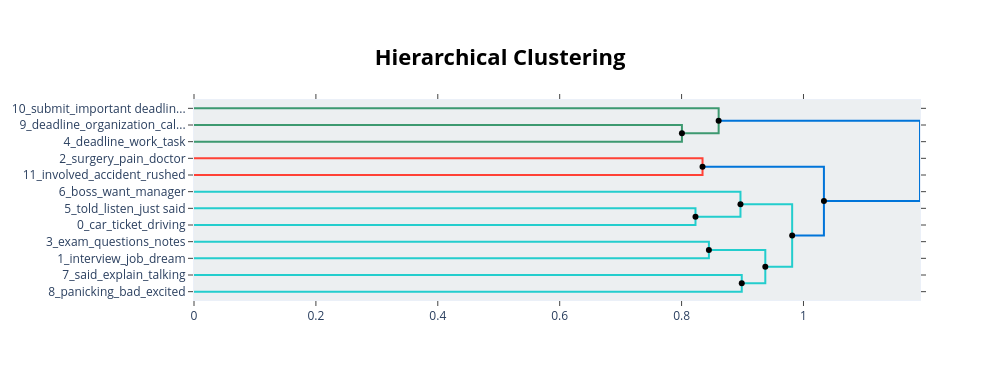

Source (notebook cell):
### Code cell
hierarchical_topics = topic_model.hierarchical_topics(docs)

topic_model.visualize_hierarchy(hierarchical_topics=hierarchical_topics)

### Figure 1 — Plotly figure (JSON) as saved in the notebook; plotly's stock layout.template omitted (floating-point values rounded to 4 significant figures)
{"data": [{"hoverinfo": "text", "marker": {"color": "rgb(61,153,112)"}, "mode": "lines", "text": ["deadline_organization_calendar_actual deadline_actual", "", "", "deadline_work_task_report_instructions"], "type": "scatter", "x": [0.0, 0.8006, 0.8006, 0.0], "xaxis": "x", "y": [-15.0, -15.0, -25.0, -25.0], "yaxis": "y"}, {"hoverinfo": "text", "marker": {"color": "rgb(61,153,112)"}, "mode": "lines", "text": ["submit_important deadline_miss_important_deadline", "", "", "deadline_work_task_organization_deadline work"], "type": "scatter", "x": [0.0, 0.8608, 0.8608, 0.8006], "xaxis": "x", "y": [-5.0, -5.0, -20.0, -20.0], "yaxis": "y"}, {"hoverinfo": "text", "marker": {"color": "rgb(255,65,54)"}, "mode": "lines", "text": ["surgery_pain_doctor_hospital_hours", "", "", "involved_accident_rushed_went surgery_immediately went"], "type": "scatter", "x": [0.0, 0.8344, 0.8344, 0.0], "xaxis": "x", "y": [-35.0, -35.0, -45.0, -45.0], "yaxis": "y"}, {"hoverinfo": "text", "marker": {"color": "rgb(35,205,205)"}, "mode": "lines", "text": ["told_listen_just said_uncle_mother", "", "", "car_ticket_driving_bus_train"], "type": "scatter", "x": [0.0, 0.8228, 0.8228, 0.0], "xaxis": "x", "y": [-65.0, -65.0, -75.0, -75.0], "yaxis": "y"}, {"hoverinfo": "text", "marker": {"color": "rgb(35,205,205)"}, "mode": "lines", "text": ["boss_want_manager_told_team", "", "", "car_ticket_driving_bus_train"], "type": "scatter", "x": [0.0, 0.8966, 0.8966, 0.8228], "xaxis": "x", "y": [-55.0, -55.0, -70.0, -70.0], "yaxis": "y"}, {"hoverinfo": "text", "marker": {"color": "rgb(35,205,205)"}, "mode": "lines", "text": ["exam_questions_notes_second_studying", "", "", "interview_job_dream_dream job_job interview"], "type": "scatter", "x": [0.0, 0.8448, 0.8448, 0.0], "xaxis": "x", "y": [-85.0, -85.0, -95.0, -95.0], "yaxis": "y"}, {"hoverinfo": "text", "marker": {"color": "rgb(35,205,205)"}, "mode": "lines", "text": ["said_explain_talking_trying_didn", "", "", "panicking_bad_excited_remember_chose lot thought"], "type": "scatter", "x": [0.0, 0.8987, 0.8987, 0.0], "xaxis": "x", "y": [-105.0, -105.0, -115.0, -115.0], "yaxis": "y"}, {"hoverinfo": "text", "marker": {"color": "rgb(35,205,205)"}, "mode": "lines", "text": ["interview_job_dream_dream job_job interview", "", "", "bad_said_doing_pissed_panicking"], "type": "scatter", "x": [0.8448, 0.9374, 0.9374, 0.8987], "xaxis": "x", "y": [-90.0, -90.0, -110.0, -110.0], "yaxis": "y"}, {"hoverinfo": "text", "marker": {"color": "rgb(35,205,205)"}, "mode": "lines", "text": ["car_ticket_driving_bus_train", "", "", "interview_job_dream_dream job_job interview"], "type": "scatter", "x": [0.8966, 0.9814, 0.9814, 0.9374], "xaxis": "x", "y": [-62.5, -62.5, -100.0, -100.0], "yaxis": "y"}, {"hoverinfo": "text", "marker": {"color": "rgb(0,116,217)"}, "mode": "lines", "text": ["surgery_pain_hospital_rushed_involved", "", "", "car_interview_ticket_job_driving"], "type": "scatter", "x": [0.8344, 1.034, 1.034, 0.9814], "xaxis": "x", "y": [-40.0, -40.0, -81.25, -81.25], "yaxis": "y"}, {"hoverinfo": "text", "marker": {"color": "rgb(0,116,217)"}, "mode": "lines", "text": ["deadline_work_submit_important deadline_important", "", "", "car_interview_ticket_job_got"], "type": "scatter", "x": [0.8608, 1.191, 1.191, 1.034], "xaxis": "x", "y": [-12.5, -12.5, -60.62, -60.62], "yaxis": "y"}, {"hoverinfo": "text", "hovertext": ["interview_job_dream_dream job_job interview", "car_ticket_driving_bus_train", "surgery_pain_hospital_rushed_involved", "deadline_work_submit_important deadline_important"], "marker": {"color": "black"}, "mode": "markers", "showlegend": false, "type": "scatter", "x": [0.8448, 0.8966, 0.8344, 0.8608], "y": [-90, -62.5, -40, -12.5]}, {"hoverinfo": "text", "hovertext": ["deadline_work_task_organization_deadline work", "car_ticket_driving_bus_train", "bad_said_doing_pissed_panicking", "interview_job_dream_dream job_job interview", "car_interview_ticket_job_driving", "car_interview_ticket_job_got"], "marker": {"color": "black"}, "mode": "markers", "showlegend": false, "type": "scatter", "x": [0.8006, 0.8228, 0.8987, 0.9374, 0.9814, 1.034], "y": [-20, -70, -110, -100, -81.25, -60.62]}], "layout": {"autosize": false, "height": 380, "hoverlabel": {"bgcolor": "white", "font": {"family": "Rockwell", "size": 16}}, "hovermode": "closest", "plot_bgcolor": "#ECEFF1", "showlegend": false, "title": {"font": {"color": "Black", "size": 22}, "text": "<b>Hierarchical Clustering</b>", "x": 0.5, "xanchor": "center", "yanchor": "top"}, "width": 1000, "xaxis": {"mirror": "allticks", "rangemode": "tozero", "showgrid": false, "showline": true, "showticklabels": true, "ticks": "outside", "type": "linear", "zeroline": false}, "yaxis": {"mirror": "allticks", "range": [-120, 0], "rangemode": "tozero", "showgrid": false, "showline": true, "showticklabels": true, "tickmode": "array", "ticks": "outside", "ticktext": ["10_submit_important deadlin...", "9_deadline_organization_cal...", "4_deadline_work_task", "2_surgery_pain_doctor", "11_involved_accident_rushed", "6_boss_want_manager", "5_told_listen_just said", "0_car_ticket_driving", "3_exam_questions_notes", "1_interview_job_dream", "7_said_explain_talking", "8_panicking_bad_excited"], "tickvals": [-5, -15, -25, -35, -45, -55, -65, -75, -85, -95, -105, -115], "type": "linear", "zeroline": false}}}
